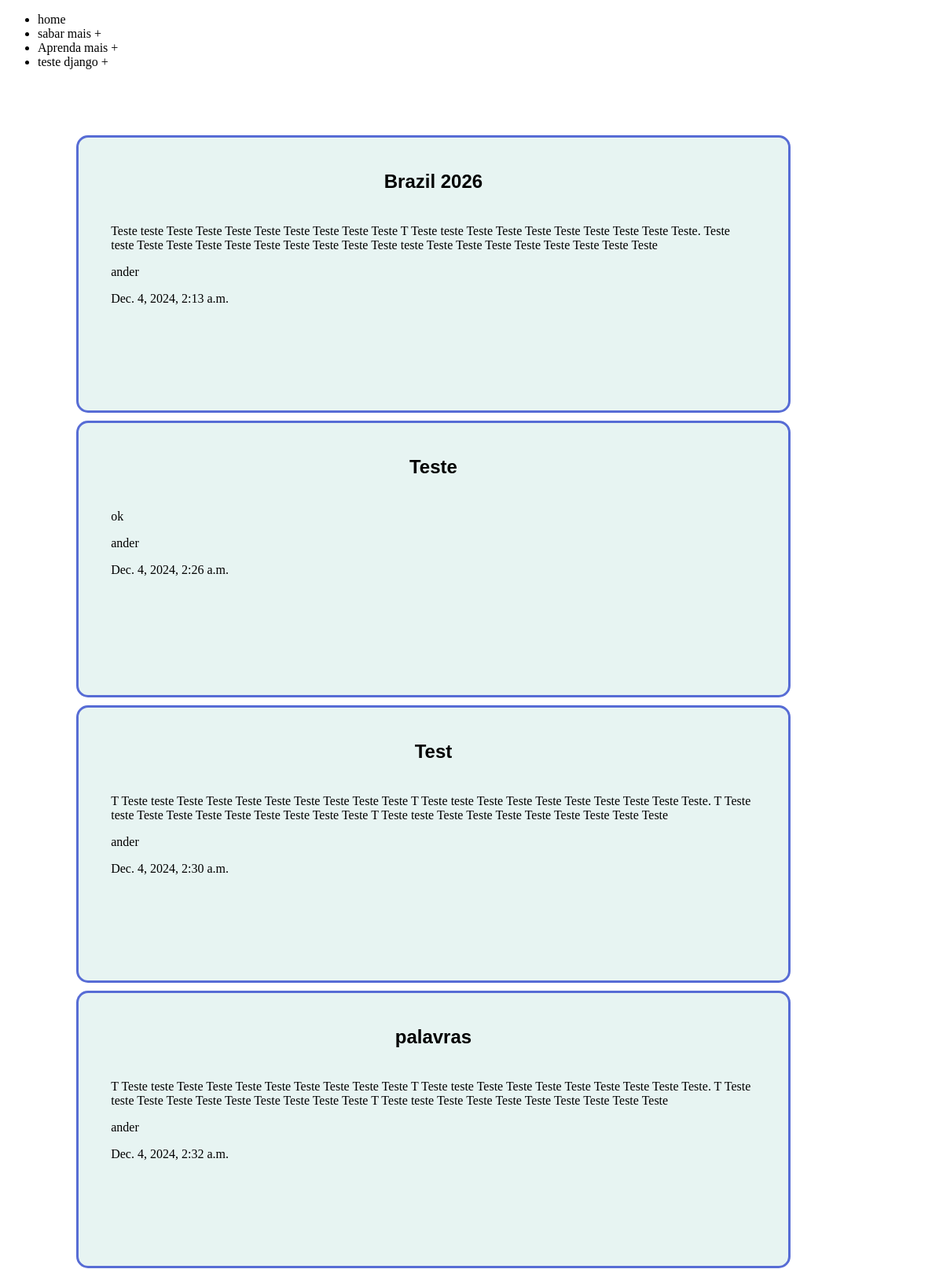
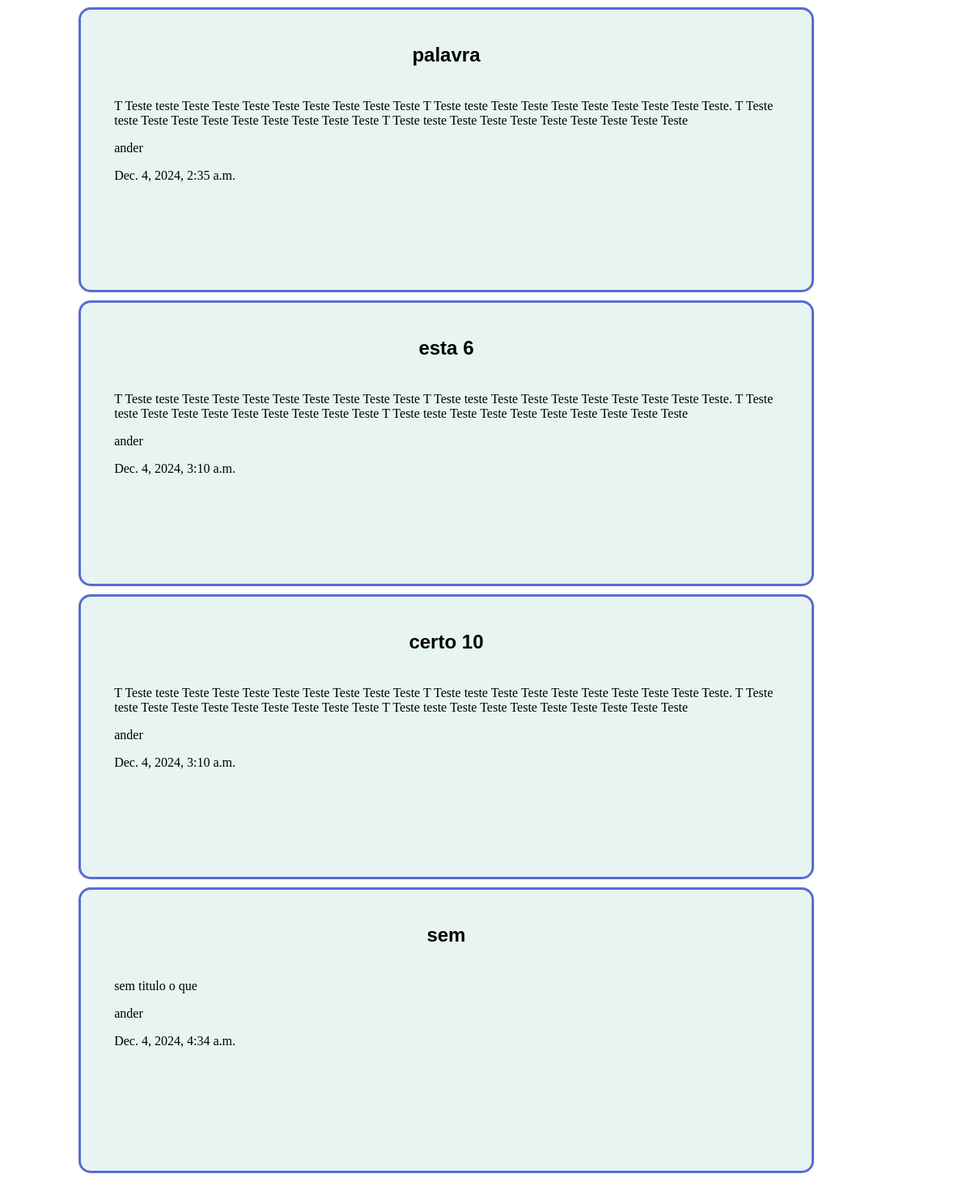
Page /api/blog/ on the committed database (2 pictures, top to bottom).
### blog/models.py (models this page shows, shortened)
class Blog(models.Model):
    title = models.CharField(max_length=200, unique=True, null=False, blank=False)
    auto = models.ForeignKey(User, on_delete=models.CASCADE)
    create_at = models.DateTimeField(auto_now_add=True)
    public = models.BooleanField(default=False)
    update_at = models.DateTimeField(auto_now=True)
    content = models.TextField()
    slug = models.SlugField(unique=True)
    class Meta:
        ordering = ['create_at']

### blog/views.py (the view)
# urls.py: path("blog/", ListAPIView.as_view(), name="blog"),
class ListAPIView(generic.ListView):
    model = Blog
    context_object_name = "blog_list"
    template_name= "blog/list_blog.html"
    queryset= Blog.objects.all()
    fields =  ['title', 'content', 'auto','create_at']

### blog/templates/blog/list_blog.html (shortened to what this page needs)
<!DOCTYPE html>
<html lang="en">
<head>
    {% load static %}
    <link rel="stylesheet" href="{% static 'blog/css/style.css' %}">
</head>
<body>
    <header>
        <nav class="nav">
            <ul>
                <li>home</li>
                <li>sabar mais +</li>
                <li>Aprenda mais +</li>
                <li>teste django +</li>
            </ul>
        </nav>
    </header>
    <main>
        <div class="blog_list">
            {% for blog in blog_list %}
            <div class="blog_item">
                <h2 class="title">{{ blog.title }}</h2>
                <p>{{ blog.content }}</p>
                <p>{{ blog.auto }}</p>
                <p><time>{{ blog.create_at }}</time></p>
            </div>
            {% endfor %}
        </div>
    </main>
</body>
</html>

### blog/static/blog/css/style.css (style rules this page uses)
.blog_list { margin: 20px; padding: 5%; }
.blog_item { width: 80%; min-height: 7cm; margin: 10px; margin-top: 5px; padding: 4%; border: solid rgb(87, 108, 213); border-radius: 15px; background-color: rgb(231, 244, 242); }
.title { margin-top: 1px; margin-bottom: 40px; text-align: center; font-family: 'Franklin Gothic Medium', 'Arial Narrow', Arial, sans-serif; }
p { font-family:Georgia, 'Times New Roman', Times, serif; }

### rows in the picture
Blog: title "Brazil 2026", content "Teste teste Teste Teste Teste Teste Teste Teste Teste Teste T Teste teste Teste Teste Teste Teste Teste Teste Teste Teste. Teste teste Teste Teste Teste Teste Teste Teste Teste Teste Teste teste Teste Teste Teste Teste Teste Teste Teste Teste", auto "ander", create_at "Dec. 4, 2024, 2:13 a.m."
Blog: title "Teste", content "ok", auto "ander", create_at "Dec. 4, 2024, 2:26 a.m."
Blog: title "Test", content "T Teste teste Teste Teste Teste Teste Teste Teste Teste Teste T Teste teste Teste Teste Teste Teste Teste Teste Teste Teste. T Teste teste Teste Teste Teste Teste Teste Teste Teste Teste T Teste teste Teste Teste Teste Teste Teste Teste Teste Teste", auto "ander", create_at "Dec. 4, 2024, 2:30 a.m."
Blog: title "palavras", content "T Teste teste Teste Teste Teste Teste Teste Teste Teste Teste T Teste teste Teste Teste Teste Teste Teste Teste Teste Teste. T Teste teste Teste Teste Teste Teste Teste Teste Teste Teste T Teste teste Teste Teste Teste Teste Teste Teste Teste Teste", auto "ander", create_at "Dec. 4, 2024, 2:32 a.m."
Blog: title "palavra", content "T Teste teste Teste Teste Teste Teste Teste Teste Teste Teste T Teste teste Teste Teste Teste Teste Teste Teste Teste Teste. T Teste teste Teste Teste Teste Teste Teste Teste Teste Teste T Teste teste Teste Teste Teste Teste Teste Teste Teste Teste", auto "ander", create_at "Dec. 4, 2024, 2:35 a.m."
Blog: title "esta 6", content "T Teste teste Teste Teste Teste Teste Teste Teste Teste Teste T Teste teste Teste Teste Teste Teste Teste Teste Teste Teste. T Teste teste Teste Teste Teste Teste Teste Teste Teste Teste T Teste teste Teste Teste Teste Teste Teste Teste Teste Teste", auto "ander", create_at "Dec. 4, 2024, 3:10 a.m."
Blog: title "certo 10", content "T Teste teste Teste Teste Teste Teste Teste Teste Teste Teste T Teste teste Teste Teste Teste Teste Teste Teste Teste Teste. T Teste teste Teste Teste Teste Teste Teste Teste Teste Teste T Teste teste Teste Teste Teste Teste Teste Teste Teste Teste", auto "ander", create_at "Dec. 4, 2024, 3:10 a.m."
Blog: title "sem", content "sem titulo o que", auto "ander", create_at "Dec. 4, 2024, 4:34 a.m."
